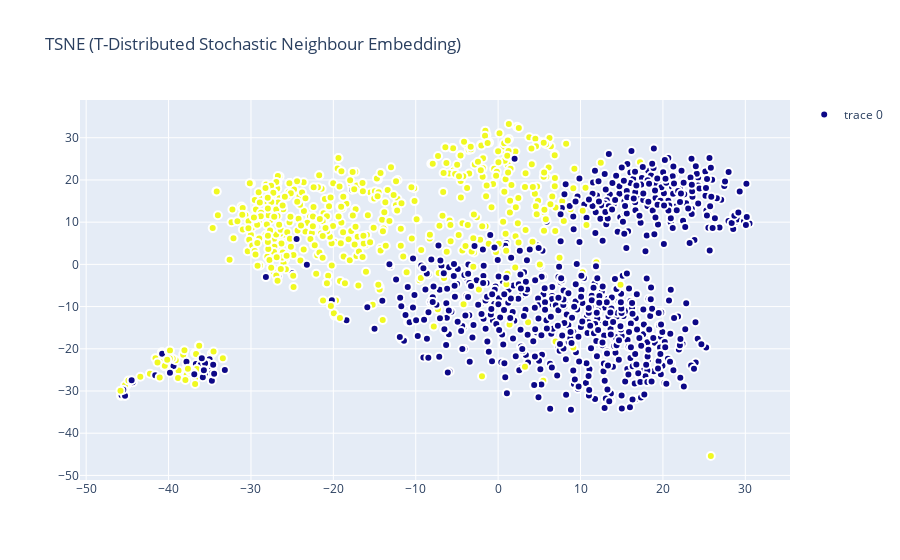

Notebook code for this chart:
### Code cell
trace = go.Scatter(
    x = tsne_results[:,0],
    y = tsne_results[:,1],
    mode = 'markers',
    marker = dict(
        size = 8,
        color = train.is_turkey.values,
        showscale = False,
        line = dict(
            width = 2,
            color = 'rgb(255, 255, 255)'
        ),
    )
)
data = [trace]

layout = go.Layout(title = 'TSNE (T-Distributed Stochastic Neighbour Embedding)',
              hovermode= 'closest',
              yaxis = dict(zeroline = False),
              xaxis = dict(zeroline = False),
              showlegend= True
             )

fig = go.Figure(data=data, layout=layout)
py.offline.iplot(fig, filename='TSNE')

### Figure 1 — Plotly figure (JSON) as saved in the notebook; plotly's stock layout.template omitted (floating-point values rounded to 4 significant figures; data arrays with more than 128 entries replaced by an {"elided": "..."} marker saying what was removed)
{"data": [{"marker": {"color": {"elided": "1195 int values"}, "line": {"color": "rgb(255, 255, 255)", "width": 2}, "showscale": false, "size": 8}, "mode": "markers", "type": "scatter", "x": {"elided": "1195 float values"}, "y": {"elided": "1195 float values"}}], "layout": {"hovermode": "closest", "showlegend": true, "title": {"text": "TSNE (T-Distributed Stochastic Neighbour Embedding)"}, "xaxis": {"zeroline": false}, "yaxis": {"zeroline": false}}}
